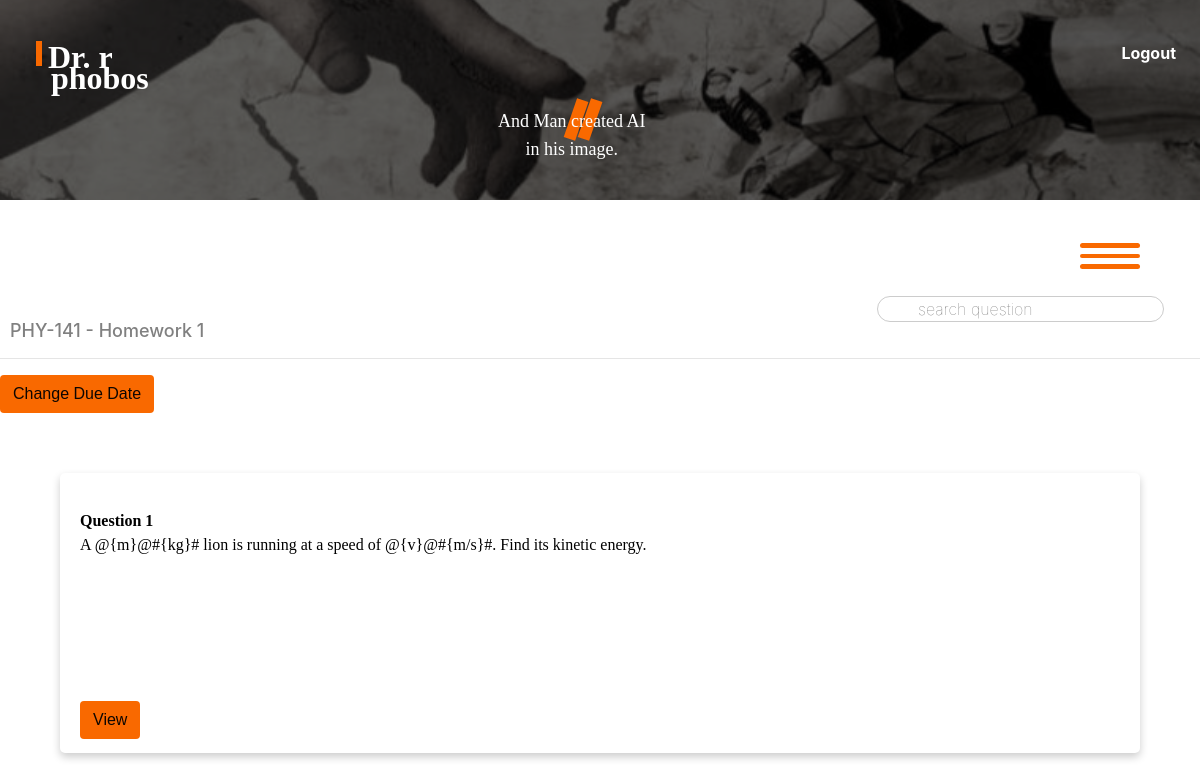
The app's page /phobos/courses/1/assignments/1 (signed in) with its own data.
### phobos/models.py (models this page shows, shortened)
class Assignment(models.Model):
    name = models.CharField(max_length=30)
    course = models.ForeignKey(Course, on_delete=models.CASCADE, related_name="assignments")
    timestamp = models.DateTimeField(auto_now_add=True)
    due_date = models.DateTimeField(blank=True, null=True)
    assigned_date = models.DateTimeField(blank=True, null=True)
    difficulty_level = models.CharField(
        max_length=10,
        choices=DifficultyChoices.choices,
        default=DifficultyChoices.MEDIUM,
    )
    category = models.CharField(max_length=25, choices=AssignmentChoices.choices,
                                 default = AssignmentChoices.HOMEWORK)
    is_assigned = models.BooleanField(default=False)
    grading_scheme = models.ForeignKey('GradingScheme', on_delete=models.SET_NULL, related_name='assignments', null=True, blank=True)

class Course(models.Model):
    name = models.CharField(max_length=100, blank=False, null=False)
    description = models.CharField(max_length=400, default="No description")
    subject = models.CharField(max_length=100,
                                choices=SubjectChoices.choices,
                                default=SubjectChoices.PHYSICS)
    number_of_students = models.IntegerField(blank=True, null=True)
    difficulty_level = models.CharField(
        max_length=10,
        choices=DifficultyChoices.choices,
        default=DifficultyChoices.MEDIUM,
    )
    professors = models.ManyToManyField('Professor', related_name='courses')
    topics = models.ManyToManyField('Topic', related_name='courses')
    timestamp = models.DateTimeField(auto_now_add=True)
    image = models.ImageField(upload_to='phobos/images/course_covers', blank=True, null=True)

class Question(models.Model):
    number = models.CharField(blank=False, null=False, max_length=5)
    text = models.TextField(max_length= 2000, null=False, blank=False)
    assignment = models.ForeignKey(Assignment, null=True, on_delete=models.CASCADE, \
                                   related_name="questions")
    category = models.CharField(max_length=50, null=True, blank=True)
    topic = models.ForeignKey(Topic, on_delete=models.SET_NULL, null=True, blank=True)
    sub_topic = models.ForeignKey(SubTopic, on_delete=models.SET_NULL, null=True, blank=True)
    parent_question = models.ForeignKey('self', on_delete=models.CASCADE, null=True, \
                                        blank=True, related_name='sub_questions')
    answer_type = models.CharField(
        max_length = 30,
        choices = QuestionChoices.choices,
        default = QuestionChoices.STRUCTURAL_TEXT
    )
    embedding = models.JSONField(null=True, blank=True)  # Field to store encoded representation for search

### phobos/views.py (the view)
@login_required(login_url='astros:login')
def assignment_management(request, assignment_id, course_id=None):
    professor = get_object_or_404(Professor, pk=request.user.id)
    assignment = get_object_or_404(Assignment, pk = assignment_id)
    course = assignment.course
    if not course.professors.filter(pk=request.user.pk).exists() and course.name != 'Question Bank':
        return HttpResponseForbidden('You are not authorized to manage this Assignment.')
    questions = Question.objects.filter(assignment = assignment, parent_question=None)
    for question in questions:
        question.text = replace_links_with_html(question.text)
    context = {
        "questions": questions,
        "assignment": assignment
    }
    return render(request, "phobos/assignment_management.html", context)

### phobos/views.py (called while the page is built)
def replace_links_with_html(text):
    words = text.split()
    new_words = []
    for word in words:
        if word.startswith('http://') or word.startswith('https://'):
            parsed_url = urlparse(word)
            link_tag = f'<a href="{word}">{parsed_url.netloc}{parsed_url.path}</a>'
            new_words.append(link_tag)
        else:
            new_words.append(word)
    return ' '.join(new_words)

### phobos/templates/phobos/assignment_management.html (shortened to what this page needs)
{% extends 'phobos/layout.html' %}
{% load static %}
{% block body%}
<form action="{% url 'phobos:search_question' %}" method="post" id="search-form">
    <div id="sf-container">
        <input  id="search-field" type="text" name="search_question" placeholder="search question"/>
    </div>
</form>
    <br/>
    <br/>
    <h4 class="suggestion" style="font-size: large;">{{assignment.course.name}} - {{assignment.name}}</h4><hr/>
    <div>
    <button class="btn edit-btn co due_date-btn"  data-assignment-id="{{assignment.id}}">Change Due Date</button>
    </div>
    <ul class="courses course-list">
        {% for question in questions %}
            {% include 'phobos/question_display.html' with question=question assignment_id=assignment.id course_id=assignment.course.id%}
        {% endfor %}
    </ul>
{% endblock %}

### phobos/templates/phobos/question_display.html (shortened to what this page needs)
<li class="question-li course-li" data-question-id="{{ question.id }}">
    <div class="course-section assigment-section">
        <div class="image-container">
        </div>
        <div class="c-text q-text">
            <span class="c-name"><strong>Question {{question.number}}</strong>
            <p class="c-description">{% if question.text|length > 147 %}
                {{ question.text|safe|slice:":147" }}...
            {% else %}
                {{ question.text|safe }}
            {% endif %}</p><br/>
        </div>
    </div>
    <div class="edit-section il">{% csrf_token %}
        <div><a href="{% url 'phobos:question_view' assignment_id=assignment_id course_id=course_id question_id=question.id%}">
            <button class="btn edit-btn co" data-question-id="{{ question.id}}">View</button></div></a>
    </div>
</li>

### phobos/static/phobos/css/style.css (style rules this page uses)
body.body { background-color: white !important; color:black; padding:0%; }
ul.courses { padding: 5%; }
form { width: 100%; }
#search-field { position: absolute; margin-top: 3vh !important; right: 3vw; border-radius: 20px !important; border: 1px solid #ccc !important; padding-left: 40px !important; transition: box-shadow 0.3s ease, height 0.5s ease, width 0.5s ease !important; background-color: transparent !important; outline: none !important; font-weight: 100 !important; }
h4 { margin-left: 5%; }
li { list-style-type: none; }
.course-list { display: flex; flex-wrap: wrap; gap: 20px; }
.course-li { font-family:'Nebula', 'Times New Roman', Times, serif; flex: 1 0 calc(33.33% - 20px); height: 60vh; padding: 20px; border-radius: 5px; background-color: white; box-shadow: 0 4px 8px rgba(0, 0, 0, 0.2); position:relative; }
div.course-section { position: relative; height: 70%; }
div.image-container { position: absolute; top: 0; left: 0; height: 85%; width: 100%; overflow: hidden; }
div.c-text { position: absolute; top: 87%; height: 30%; }
.edit-section { bottom: 5%; position: absolute; }
.edit-btn { background-color: rgba(249, 105, 0, 1) !important; transition: background-color 0.2s !important; color: rgba(0,0,0,0.95) !important; font-weight:400 !important; font-family: 'Aileron', sans-serif; }
.question-li { height: 35vh; }
.q-text.c-text { top: 10%; }
.suggestion { color: gray; font-size: small; overflow: hidden; text-overflow: ellipsis; width: 30%; margin-left: 10px; }

### records on screen
Assignment: course.name "PHY-141", name "Homework 1"
Question: number "1", text "A @{m}@#{kg}# lion is running at a speed of @{v}@#{m/s}#. Find its kinetic energy."
